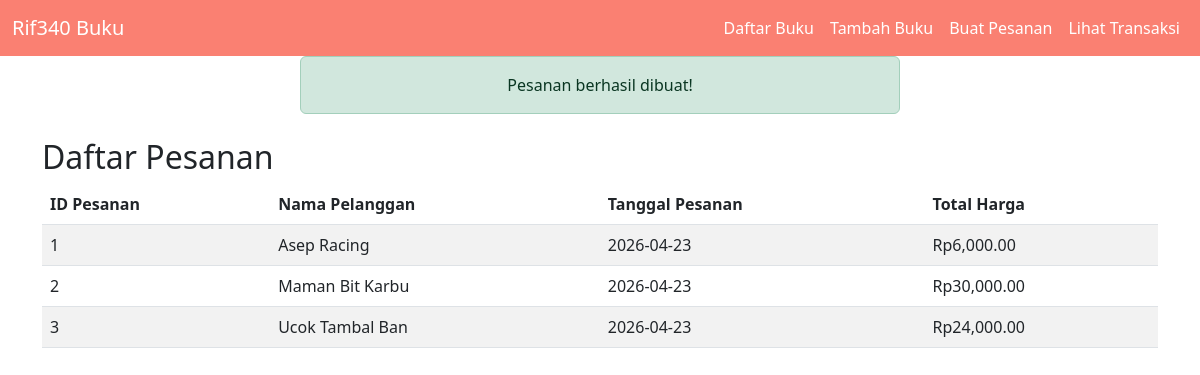
The page /lihat_transaksi.php?status=sukses on the database its author committed.
### tables this page shows
CREATE TABLE `pesanan` (
  `id` int NOT NULL,
  `tanggal_pesanan` date NOT NULL,
  `pelanggan_id` int NOT NULL,
  `total_harga` decimal(10,2) NOT NULL
);

CREATE TABLE `pelanggan` (
  `id` int NOT NULL,
  `nama` varchar(255) NOT NULL,
  `alamat` varchar(255) NOT NULL,
  `email` varchar(255) NOT NULL,
  `telepon` varchar(20) NOT NULL
);

### lihat_transaksi.php (the view, shortened to what this page needs)
<?php
include 'koneksi.php';
$query = "
    SELECT
        pesanan.id AS pesanan_id,
        pelanggan.nama AS nama_pelanggan,
        pesanan.tanggal_pesanan,
        pesanan.total_harga
    FROM pesanan
    JOIN pelanggan ON pesanan.pelanggan_id = pelanggan.id
";
$result = $conn->query($query);
?>
<!DOCTYPE html>
<html lang="en">
<head>
    <link href="https://cdn.jsdelivr.net/npm/bootstrap@5.3.0/dist/css/bootstrap.min.css" rel="stylesheet">
</head>
<body>
    <?php include 'nav.php'; ?>
    <?php if (isset($_GET['status']) && $_GET['status'] == 'sukses'): ?>
        <div class="alert alert-success text-center mx-auto" style="width:50%;">
            Pesanan berhasil dibuat!
        </div>
    <?php endif; ?>
    <div class="container mt-4">
        <h2>Daftar Pesanan</h2>
        <table class="table table-striped">
            <thead>
                <tr>
                    <th>ID Pesanan</th>
                    <th>Nama Pelanggan</th>
                    <th>Tanggal Pesanan</th>
                    <th>Total Harga</th>
                </tr>
            </thead>
            <tbody>
                <?php while ($row = $result->fetch_assoc()): ?>
                    <tr>
                        <td><?= $row['pesanan_id'] ?></td>
                        <td><?= htmlspecialchars($row['nama_pelanggan']) ?></td>
                        <td><?= $row['tanggal_pesanan'] ?></td>
                        <td>Rp<?= number_format($row['total_harga'], 2) ?></td>
                    </tr>
                <?php endwhile; ?>
            </tbody>
        </table>
    </div>
</body>
</html>

### rows shown on the page
pesanan: id "1", pelanggan.nama "Asep Racing", tanggal_pesanan "2026-04-23", total_harga "6,000.00"
pesanan: id "2", pelanggan.nama "Maman Bit Karbu", tanggal_pesanan "2026-04-23", total_harga "30,000.00"
pesanan: id "3", pelanggan.nama "Ucok Tambal Ban", tanggal_pesanan "2026-04-23", total_harga "24,000.00"
